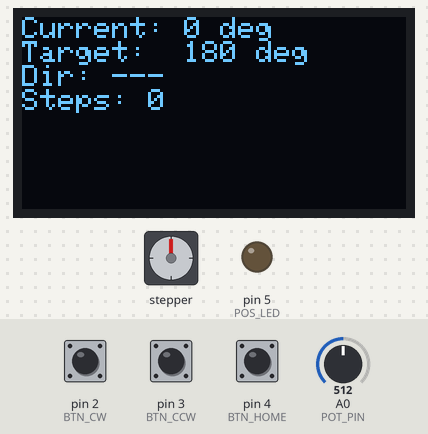
A sketch run on a simulated Arduino Uno, built with avr-gcc and run on an emulated ATmega328P. Shown: 128×64 one-colour display, stepper motor, output pins drawn as LEDs (lit = HIGH). The test bench sets the inputs (shaded band); at power-on: pin 2 (BTN_CW) HIGH, pin 3 (BTN_CCW) HIGH, pin 4 (BTN_HOME) HIGH, A0 (POT_PIN) = 512. Stepper angles assume 2048 steps per turn; what the sketch prints to the serial monitor is not drawn.

Above: at 2.2 s.
2.3 s: pin 2 (BTN_CW) pulled LOW for 0.15 s
At 3.3 s:
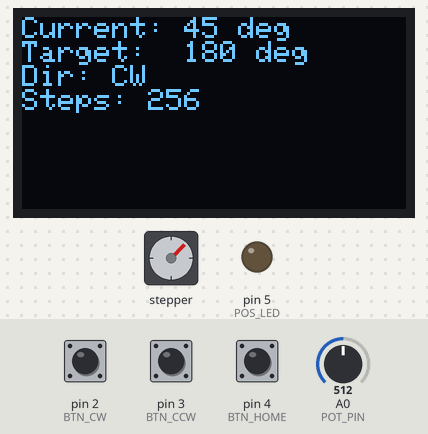
4.4 s: pin 3 (BTN_CCW) pulled LOW for 1 s
At 6.1 s:
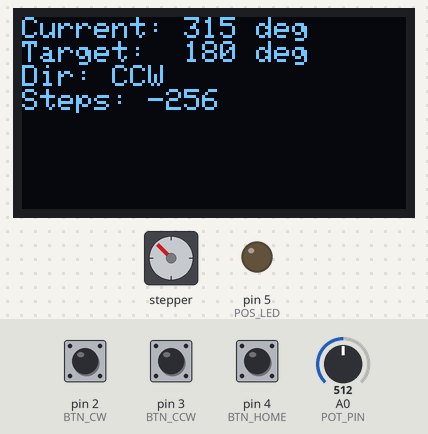
7.1 s: pin 4 (BTN_HOME) pulled LOW for 0.15 s
At 8.5 s:
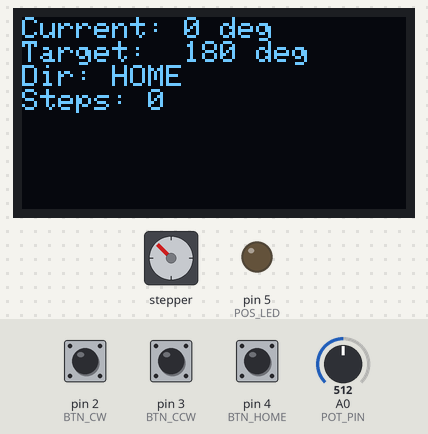
8.8 s: A0 (POT_PIN) set to 20
At 9.8 s:
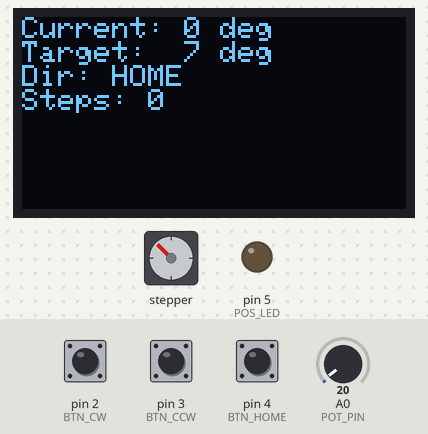
10.5 s: A0 (POT_PIN) set to 15
At 11.0 s:
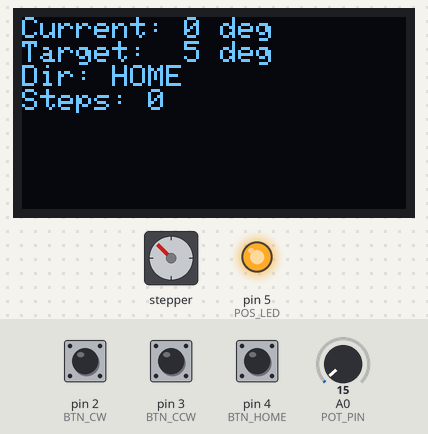
12.2 s: pin 3 (BTN_CCW) pulled LOW for 0.15 s
At 13.3 s:
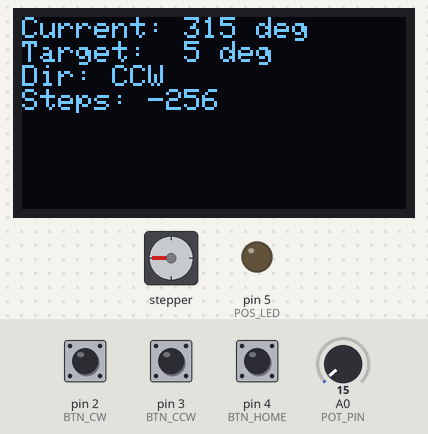
Timing chart, 0 to 15.2 s (numbered marks = the images above; inputs shaded):
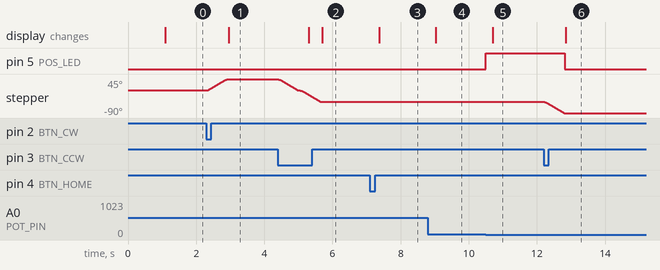

Measured:
- the behaviour switches between 18 and 17 on A0 (POT_PIN) (found by bisection; images 4 and 5)
- after the input at 2.3 s, stepper: turns 45° clockwise in 0.59 s, starting at once; the display: changes after 0.65 s (image 1)
- after the input at 4.4 s, stepper: turns 90° counter-clockwise in 1.2 s, starting at once; the display: first changes after 0.90 s (image 2 shows a later state)
- after the input at 7.1 s, the display: changes after 0.27 s (image 3)
- after the input at 8.8 s, the display: changes after 0.24 s (image 4)
- after the input at 10.5 s, pin 5 (POS_LED): LOW → HIGH at once; the display: changes after 0.20 s (image 5)
- after the input at 12.2 s, pin 5 (POS_LED): HIGH → LOW after 0.62 s; stepper: turns 45° counter-clockwise in 0.60 s, starting at once; the display: changes after 0.65 s (image 6)

The sketch:

stepper_positioner.ino
```cpp
/*
  Project 9: Stepper Motor Precision Positioner
  Arduino Uno R3 + 28BYJ-48 Stepper + ULN2003 Driver

  - Potentiometer (A0) sets TARGET angle (0-360 deg)
  - CW button:  rotate +45 deg (512 steps) clockwise
  - CCW button: rotate -45 deg (512 steps) counter-clockwise
  - HOME button: sets current position as logical 0 (motor does not move)
  - OLED shows: Current angle | Target angle | Direction | Steps taken

  28BYJ-48 with ULN2003 in half-step mode = 4096 steps/revolution (8 steps/cycle).
  This sketch uses the standard Stepper library at 2048 steps/rev (full-step
  equivalent via the library's internal 4-wire sequencing), which is the
  commonly used convention with this library for the 28BYJ-48. Adjust
  STEPS_PER_REV if your library/driver combination behaves differently --
  verify with a known full 360 deg rotation test first.

  BONUS: soft-start / soft-stop acceleration ramp on CW/CCW moves.
  Ramps 5->15 RPM over the first 20 steps, cruises at 15 RPM, then
  ramps 15->5 RPM over the last 20 steps. Prevents step skipping
  under load.
*/

#include <Stepper.h>
#include <SPI.h>
#include <Adafruit_GFX.h>
#include <Adafruit_SSD1306.h>

// ---------- OLED (7-pin SPI variant: GND,VCC,D0,D1,RES,DC,CS) ----------
// D0 = SPI clock (SCLK), D1 = SPI data (MOSI)
// Using software SPI (any digital pins ok) to avoid clashing with the
// stepper driver pins, which already occupy 8,9,10,11.
#define SCREEN_WIDTH 128
#define SCREEN_HEIGHT 64
#define OLED_MOSI  A4   // -> D1 on OLED
#define OLED_CLK   A5   // -> D0 on OLED
#define OLED_DC    6
#define OLED_CS    A3
#define OLED_RESET 7
Adafruit_SSD1306 display(SCREEN_WIDTH, SCREEN_HEIGHT,
                          OLED_MOSI, OLED_CLK, OLED_DC, OLED_RESET, OLED_CS);

// ---------- Stepper ----------
const int STEPS_PER_REV = 2048;     // see note above
Stepper myStepper(STEPS_PER_REV, 8, 10, 9, 11); // IN1,IN3,IN2,IN4 order for this library
const int STEP_RPM = 12;            // default/cruise speed for non-ramped calls
const int STEP_PER_PRESS = STEPS_PER_REV / 8; // 45 degrees = 512 steps @2048/rev

// ---------- Ramp settings (bonus) ----------
const int RAMP_STEPS = 20;   // steps to accelerate / decelerate over
const int RAMP_MIN_RPM = 5;
const int RAMP_MAX_RPM = 15;

// ---------- Pins ----------
const int POT_PIN   = A0;
const int BTN_CW     = 2;
const int BTN_CCW    = 3;
const int BTN_HOME   = 4;
const int POS_LED    = 5;   // lights when at (or very near) target

// ---------- State ----------
long currentSteps = 0;      // absolute step count, can go negative
int  targetAngle  = 0;      // 0-360, from potentiometer
String lastDir = "---";

// simple debounce
unsigned long lastCwPress = 0, lastCcwPress = 0, lastHomePress = 0;
const unsigned long DEBOUNCE_MS = 200;

void setup() {
  Serial.begin(115200);

  pinMode(BTN_CW, INPUT_PULLUP);
  pinMode(BTN_CCW, INPUT_PULLUP);
  pinMode(BTN_HOME, INPUT_PULLUP);
  pinMode(POS_LED, OUTPUT);

  myStepper.setSpeed(STEP_RPM);

  if (!display.begin(SSD1306_SWITCHCAPVCC)) {
    Serial.println(F("OLED init failed - check wiring (D0/D1/RES/DC/CS)"));
  }
  display.clearDisplay();
  display.setTextSize(1);
  display.setTextColor(SSD1306_WHITE);
  display.setCursor(0, 0);
  display.println(F("Stepper Positioner"));
  display.println(F("Ready."));
  display.display();
  delay(1000);

  Serial.println(F("=== Stepper Positioner Ready ==="));
  Serial.println(F("millis,currentAngle,targetAngle,dir,steps"));
}

float stepsToAngle(long steps) {
  // angle wraps 0-360, handles negative steps correctly
  long mod = steps % STEPS_PER_REV;
  if (mod < 0) mod += STEPS_PER_REV;
  return mod * 360.0 / STEPS_PER_REV;
}

void updateTargetFromPot() {
  int raw = analogRead(POT_PIN);           // 0-1023 (Uno = 10-bit ADC)
  targetAngle = map(raw, 0, 1023, 0, 360);
}

// Moves 'totalSteps' (sign = direction) with soft-start/soft-stop.
// Ramps RAMP_MIN_RPM->RAMP_MAX_RPM over first RAMP_STEPS steps,
// cruises at RAMP_MAX_RPM in the middle, then ramps back down to
// RAMP_MIN_RPM over the last RAMP_STEPS steps. For very short moves
// (fewer than 2*RAMP_STEPS), uses a symmetric triangular profile instead.
void rampedStep(long totalSteps) {
  int dir = (totalSteps > 0) ? 1 : -1;
  long remaining = abs(totalSteps);

  long stepsDone = 0;
  while (stepsDone < remaining) {
    int rpm;

    if (remaining > 2 * RAMP_STEPS) {
      if (stepsDone < RAMP_STEPS) {
        // accelerating phase
        rpm = map(stepsDone, 0, RAMP_STEPS - 1, RAMP_MIN_RPM, RAMP_MAX_RPM);
      } else if (remaining - stepsDone <= RAMP_STEPS) {
        // decelerating phase
        long stepsFromEnd = remaining - stepsDone;
        rpm = map(stepsFromEnd, 1, RAMP_STEPS, RAMP_MIN_RPM, RAMP_MAX_RPM);
      } else {
        rpm = RAMP_MAX_RPM; // cruising phase
      }
    } else {
      // move too short for a full ramp: simple symmetric triangular profile
      long half = remaining / 2;
      long distFromEdge = min(stepsDone, remaining - stepsDone - 1);
      rpm = map(distFromEdge, 0, max(half - 1, 1), RAMP_MIN_RPM, RAMP_MAX_RPM);
    }

    rpm = constrain(rpm, RAMP_MIN_RPM, RAMP_MAX_RPM);
    myStepper.setSpeed(rpm);
    myStepper.step(dir);   // one physical step at a time so speed can vary mid-move
    stepsDone++;
  }

  myStepper.setSpeed(STEP_RPM); // restore default cruise speed
}

void handleButtons() {
  unsigned long now = millis();

  if (digitalRead(BTN_CW) == LOW && (now - lastCwPress) > DEBOUNCE_MS) {
    lastCwPress = now;
    Serial.println(F("CW button pressed: +45 deg (ramped)"));
    rampedStep(STEP_PER_PRESS);
    currentSteps += STEP_PER_PRESS;
    lastDir = "CW";
  }

  if (digitalRead(BTN_CCW) == LOW && (now - lastCcwPress) > DEBOUNCE_MS) {
    lastCcwPress = now;
    Serial.println(F("CCW button pressed: -45 deg (ramped)"));
    rampedStep(-STEP_PER_PRESS);
    currentSteps -= STEP_PER_PRESS;
    lastDir = "CCW";
  }

  if (digitalRead(BTN_HOME) == LOW && (now - lastHomePress) > DEBOUNCE_MS) {
    lastHomePress = now;
    Serial.println(F("HOME button pressed: zeroing position (no motor move)"));
    currentSteps = 0;
    lastDir = "HOME";
  }
}

void updateDisplay(float currentAngle) {
  display.clearDisplay();
  display.setCursor(0, 0);
  display.print(F("Current: "));
  display.print(currentAngle, 0);
  display.println(F(" deg"));

  display.print(F("Target:  "));
  display.print(targetAngle);
  display.println(F(" deg"));

  display.print(F("Dir: "));
  display.println(lastDir);

  display.print(F("Steps: "));
  display.println(currentSteps);

  display.display();
}

void logSerial(float currentAngle) {
  Serial.print(millis());
  Serial.print(",");
  Serial.print(currentAngle, 1);
  Serial.print(",");
  Serial.print(targetAngle);
  Serial.print(",");
  Serial.print(lastDir);
  Serial.print(",");
  Serial.println(currentSteps);
}

void loop() {
  updateTargetFromPot();
  handleButtons();

  float currentAngle = stepsToAngle(currentSteps);

  // Position indicator LED: on when current angle is within 5 degrees of target
  float diff = fabs(currentAngle - targetAngle);
  diff = min(diff, 360.0f - diff); // handle wraparound (e.g. 359 vs 2 deg)
  digitalWrite(POS_LED, diff <= 5.0 ? HIGH : LOW);

  static unsigned long lastUpdate = 0;
  if (millis() - lastUpdate > 300) { // refresh OLED/serial a few times/sec, non-blocking
    updateDisplay(currentAngle);
    logSerial(currentAngle);
    lastUpdate = millis();
  }
}
```
